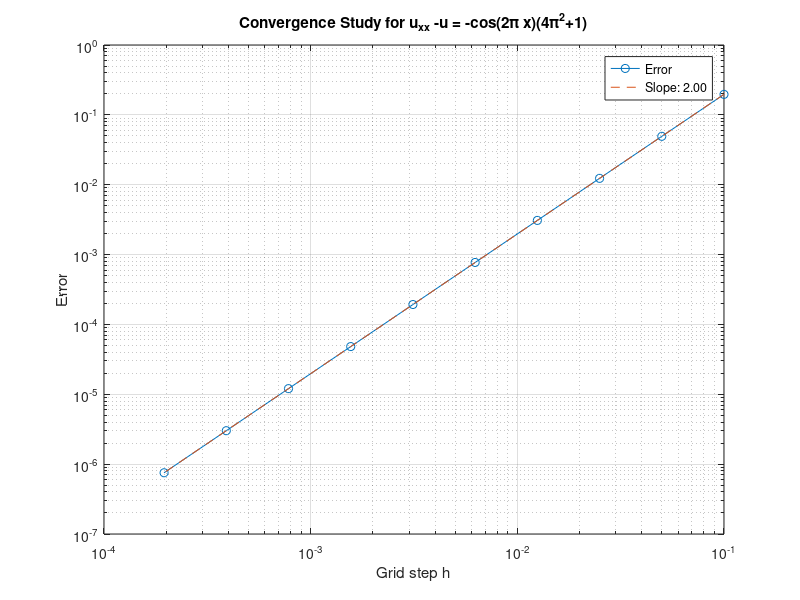

Reproduce this figure in MATLAB.
h_values = 0.1 ./ (2.^(0:10-1)); 
errors = zeros(size(h_values)); 

for i = 1:length(h_values)
    h = h_values(i);

    x = (0:h:1)';
    m = length(x);
    e = ones(m, 1);
    
    Dxx = spdiags([e (-2*e - h*h*e) e], [-1 0 1], m, m);

    Dxx(1,1) = -(2+h*h);
    Dxx(m,m) = -2-h*h;
    Dxx(1,2) = 2
    Dxx(m, m-1)=0
    %disp(Dxx)
    
    Dxx = Dxx / h^2;

    f = (-4*pi*pi-1)*cos(2*pi*x)%3.^x * (log(3)*log(3)-1);
    f(1) = f(1)
    f(m) = f(m) - 2/h^2
    u_numerical = Dxx \ f;


    u_analytical = cos(2*pi*x)%3.^x;
    
    errors(i) = max(abs(u_numerical - u_analytical));
end


figure;
loglog(h_values, errors, '-o');
xlabel('Grid step h');
ylabel('Error');
title('Convergence Study for u_{xx} -u = -cos(2\pi x)(4\pi^2+1)');
grid on;


p = polyfit(log(h_values), log(errors), 1);
hold on;
loglog(h_values, exp(polyval(p, log(h_values))), '--', 'DisplayName', sprintf('Slope: %.2f', p(1)));
legend('Error', sprintf('Slope: %.2f', p(1)), 'Location', 'best');
hold off;
exportgraphics(gcf, "convergence_study.png", 'Resolution', 300);
